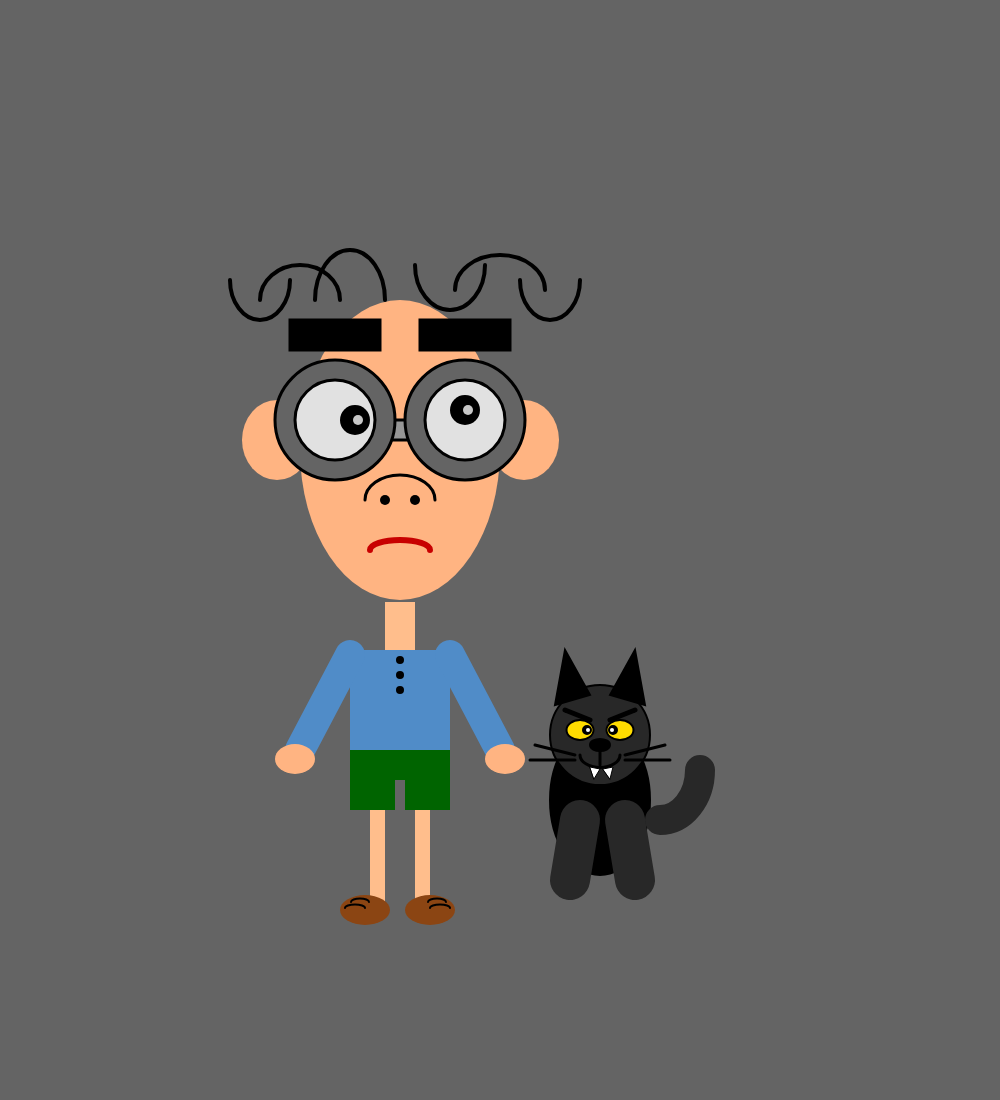
Frame 1 (no input)
Frame 60 (no input): identical to frame 1, image omitted
Frame 120 (the mouse pressed at the canvas centre since frame 60): identical to frame 1, image omitted

The p5.js sketch that drew this single still picture (run headless with seeded random() and noise() and a simulated clock; from frame 60 on, the mouse is pressed at the canvas centre):

// p5.js sketch
// ── sketch.js
console.log("Bohoo & Kiky!");

function setup() {
  createCanvas(1000, 1100);
}
//the measurement above is pixels for Canvas
// the origin(0,0) on Canvas is on the left up and the x axis goes to right and
//y axis to the bottom

function draw() {
  background(100);

  // BOHOO
  //sketching the face
  fill(255, 180, 130);
  noStroke();
  ellipse(400, 450, 200, 300);

  // Sketching the ears
  fill(255, 180, 130);
  noStroke();
  ellipse(277, 440, 70, 80);
  ellipse(524, 440, 70, 80);

  // sketching the glasses and the eyes
  fill(150);
  stroke(0);
  strokeWeight(3);
  rect(385, 420, 30, 20); // Middle of the glasses

  fill(100);
  stroke(0);
  circle(335, 420, 120);
  fill(225);
  circle(335, 420, 80);

  fill(100);
  stroke(0);
  circle(465, 420, 120);
  fill(225);
  circle(465, 420, 80);

  //Making points inside the eyes
  fill(0);
  noStroke();
  circle(355, 420, 30);
  circle(465, 410, 30);

  fill(200);
  noStroke();
  circle(358, 420, 10);
  circle(468, 410, 10);

  //sketching the eyebrows
  fill(0);
  stroke(0);
  strokeWeight(3);
  rect(290, 320, 90, 30); // left
  rect(420, 320, 90, 30); // right

  //sketching the nose
  noFill();
  arc(400, 500, 70, 50, PI, TWO_PI);
  fill(0);
  noStroke();
  circle(385, 500, 10);
  circle(415, 500, 10);

  //sketching the lips
  noFill();
  stroke(200, 0, 0);
  strokeWeight(6);
  arc(400, 550, 60, 20, PI, TWO_PI);

  // Weird curls
  noFill();
  stroke(0);
  strokeWeight(4);

  arc(300, 300, 80, 70, PI, TWO_PI);
  arc(260, 280, 60, 80, 0, PI);
  arc(350, 300, 70, 100, PI, TWO_PI);

  arc(450, 265, 70, 90, 0, PI);
  arc(500, 290, 90, 70, PI, TWO_PI);
  arc(550, 280, 60, 80, 0, PI);

  // Sketching the body
  // the Neck
  fill(255, 190, 140);
  noStroke();
  rect(385, 602, 30, 50);

  // Body & shirt
  fill(80, 140, 200);
  rect(350, 650, 100, 100);
  ///// Buttons
  fill(0);
  noStroke();
  circle(400, 660, 8);
  circle(400, 675, 8);
  circle(400, 690, 8);

  ///// the Arms
  stroke(80, 140, 200);
  strokeWeight(30);
  ////// Left arm
  line(350, 655, 300, 750);
  ////// Right arm
  line(450, 655, 500, 750);
  ////// Hands
  fill(255, 180, 130);
  noStroke();
  ellipse(295, 759, 40, 30);
  ellipse(505, 759, 40, 30);

  // Bottom
  fill(0, 100, 0);
  rect(350, 750, 100, 30);
  rect(350, 780, 45, 30);
  rect(405, 780, 45, 30);
  // Legs
  fill(255, 190, 140);
  noStroke();
  rect(370, 810, 15, 100);
  rect(415, 810, 15, 100);
  //the Feet
  fill(139, 69, 19);
  ellipse(365, 910, 50, 30);
  ellipse(430, 910, 50, 30);

  // Shoelaces
  noFill();
  stroke(0);
  strokeWeight(2);
  // Left shoe
  arc(355, 908, 20, 7, PI, TWO_PI);
  arc(360, 902, 18, 7, PI, TWO_PI);

  // Right shoe
  arc(440, 908, 20, 7, PI, TWO_PI);
  arc(437, 902, 18, 7, PI, TWO_PI);

  // KIKY, the Weird Cat
  // Cat body
  fill(0);
  ellipse(600, 800, 100, 150);

  // Cat head
  fill(40);
  circle(600, 735, 100);

  // Ears
  fill(0);
  triangle(555, 705, 565, 650, 590, 695);
  triangle(610, 695, 635, 650, 645, 705);

  // Eyes
  fill(255, 220, 0);
  ellipse(580, 730, 27, 20);
  ellipse(620, 730, 27, 20);

  // Pupils & Irris
  fill(0);
  circle(587, 730, 8);
  circle(613, 730, 8);

  fill(255);
  noStroke();
  circle(588, 730, 4);
  circle(612, 730, 4);

  // Eyebrows
  stroke(0);
  strokeWeight(5);
  line(565, 710, 590, 720);
  line(610, 720, 635, 710);

  // Nose
  fill(0);
  ellipse(600, 745, 17, 9);
  stroke(0);
  strokeWeight(3);
  line(600, 745, 600, 765);

  // MOUTH
  noFill();
  stroke(0);
  strokeWeight(3);
  arc(600, 755, 40, 25, 0, PI);

  // Whiskers
  line(575, 755, 535, 745);
  line(575, 760, 530, 760);
  line(625, 755, 665, 745);
  line(625, 760, 670, 760);

  // Legs
  stroke(40);
  strokeWeight(40);
  line(580, 820, 570, 880);
  line(625, 820, 635, 880);

  // Tail
  stroke(40);
  strokeWeight(30);
  arc(660, 770, 80, 100, 0, HALF_PI);

  //Teeth
  fill(255);
  stroke(0);
  strokeWeight(1);
  // upper teeth
  //triangle(580, 762, 585, 765, 582, 775);
  //triangle(585, 765, 590, 767, 587, 775);
  triangle(590, 767, 600, 769, 594, 779);
  triangle(603, 769, 613, 767, 610, 779);

  //extra-long tooth
  //triangle(615, 767, 621, 760, 618, 775);
}
